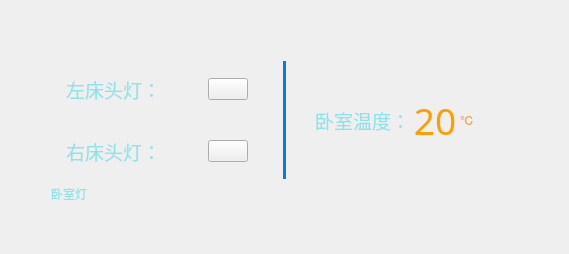
<?xml version="1.0" encoding="UTF-8"?>
<ui version="4.0">
 <class>BedRoomWidget</class>
 <widget class="QWidget" name="BedRoomWidget">
  <property name="geometry">
   <rect>
    <x>0</x>
    <y>0</y>
    <width>569</width>
    <height>254</height>
   </rect>
  </property>
  <property name="windowTitle">
   <string>Form</string>
  </property>
  <layout class="QVBoxLayout" name="verticalLayout_3">
   <item>
    <spacer name="verticalSpacer_2">
     <property name="orientation">
      <enum>Qt::Vertical</enum>
     </property>
     <property name="sizeType">
      <enum>QSizePolicy::Maximum</enum>
     </property>
     <property name="sizeHint" stdset="0">
      <size>
       <width>20</width>
       <height>50</height>
      </size>
     </property>
    </spacer>
   </item>
   <item>
    <layout class="QHBoxLayout" name="horizontalLayout_5">
     <item>
      <spacer name="horizontalSpacer">
       <property name="orientation">
        <enum>Qt::Horizontal</enum>
       </property>
       <property name="sizeType">
        <enum>QSizePolicy::Maximum</enum>
       </property>
       <property name="sizeHint" stdset="0">
        <size>
         <width>40</width>
         <height>20</height>
        </size>
       </property>
      </spacer>
     </item>
     <item>
      <layout class="QVBoxLayout" name="verticalLayout_2">
       <item>
        <layout class="QHBoxLayout" name="horizontalLayout_4">
         <property name="spacing">
          <number>20</number>
         </property>
         <item>
          <widget class="QWidget" name="widget_left" native="true">
           <property name="sizePolicy">
            <sizepolicy hsizetype="Preferred" vsizetype="Maximum">
             <horstretch>0</horstretch>
             <verstretch>0</verstretch>
            </sizepolicy>
           </property>
           <property name="maximumSize">
            <size>
             <width>16777215</width>
             <height>180</height>
            </size>
           </property>
           <layout class="QVBoxLayout" name="verticalLayout">
            <property name="spacing">
             <number>6</number>
            </property>
            <property name="margin">
             <number>0</number>
            </property>
            <item>
             <widget class="QWidget" name="widget_light_mid" native="true">
              <layout class="QHBoxLayout" name="horizontalLayout_2">
               <property name="leftMargin">
                <number>15</number>
               </property>
               <property name="rightMargin">
                <number>15</number>
               </property>
               <item>
                <widget class="QLabel" name="lab_light_top">
                 <property name="font">
                  <font>
                   <family>微软雅黑</family>
                   <pointsize>14</pointsize>
                   <weight>50</weight>
                   <italic>false</italic>
                   <bold>false</bold>
                  </font>
                 </property>
                 <property name="styleSheet">
                  <string notr="true">color: rgb(142, 227, 235);
font: 14pt &quot;微软雅黑&quot;;</string>
                 </property>
                 <property name="text">
                  <string>左床头灯：</string>
                 </property>
                </widget>
               </item>
               <item>
                <widget class="QLabel" name="label_light_top">
                 <property name="maximumSize">
                  <size>
                   <width>60</width>
                   <height>16777215</height>
                  </size>
                 </property>
                 <property name="text">
                  <string/>
                 </property>
                </widget>
               </item>
               <item>
                <spacer name="horizontalSpacer_2">
                 <property name="orientation">
                  <enum>Qt::Horizontal</enum>
                 </property>
                 <property name="sizeType">
                  <enum>QSizePolicy::Maximum</enum>
                 </property>
                 <property name="sizeHint" stdset="0">
                  <size>
                   <width>10</width>
                   <height>20</height>
                  </size>
                 </property>
                </spacer>
               </item>
               <item>
                <widget class="mySwitchButton" name="pbn_light_left">
                 <property name="text">
                  <string/>
                 </property>
                </widget>
               </item>
              </layout>
             </widget>
            </item>
            <item>
             <widget class="QWidget" name="widget_light_bottom" native="true">
              <layout class="QHBoxLayout" name="horizontalLayout_3">
               <property name="leftMargin">
                <number>15</number>
               </property>
               <property name="rightMargin">
                <number>15</number>
               </property>
               <item>
                <widget class="QLabel" name="lab_light_help">
                 <property name="font">
                  <font>
                   <family>微软雅黑</family>
                   <pointsize>14</pointsize>
                   <weight>50</weight>
                   <italic>false</italic>
                   <bold>false</bold>
                  </font>
                 </property>
                 <property name="styleSheet">
                  <string notr="true">color: rgb(142, 227, 235);
font: 14pt &quot;微软雅黑&quot;;</string>
                 </property>
                 <property name="text">
                  <string>右床头灯：</string>
                 </property>
                </widget>
               </item>
               <item>
                <widget class="QLabel" name="label_light_help">
                 <property name="maximumSize">
                  <size>
                   <width>60</width>
                   <height>16777215</height>
                  </size>
                 </property>
                 <property name="text">
                  <string/>
                 </property>
                </widget>
               </item>
               <item>
                <spacer name="horizontalSpacer_3">
                 <property name="orientation">
                  <enum>Qt::Horizontal</enum>
                 </property>
                 <property name="sizeType">
                  <enum>QSizePolicy::Maximum</enum>
                 </property>
                 <property name="sizeHint" stdset="0">
                  <size>
                   <width>10</width>
                   <height>20</height>
                  </size>
                 </property>
                </spacer>
               </item>
               <item>
                <widget class="mySwitchButton" name="pbn_light_right">
                 <property name="text">
                  <string/>
                 </property>
                </widget>
               </item>
              </layout>
             </widget>
            </item>
           </layout>
          </widget>
         </item>
         <item>
          <widget class="QLabel" name="label_dev">
           <property name="sizePolicy">
            <sizepolicy hsizetype="Maximum" vsizetype="Preferred">
             <horstretch>0</horstretch>
             <verstretch>0</verstretch>
            </sizepolicy>
           </property>
           <property name="maximumSize">
            <size>
             <width>3</width>
             <height>16777215</height>
            </size>
           </property>
           <property name="styleSheet">
            <string notr="true">background-color: rgb(7, 122, 229);</string>
           </property>
           <property name="text">
            <string/>
           </property>
          </widget>
         </item>
         <item>
          <widget class="QWidget" name="widget_right" native="true">
           <property name="sizePolicy">
            <sizepolicy hsizetype="Preferred" vsizetype="Maximum">
             <horstretch>0</horstretch>
             <verstretch>0</verstretch>
            </sizepolicy>
           </property>
           <property name="maximumSize">
            <size>
             <width>16777215</width>
             <height>180</height>
            </size>
           </property>
           <layout class="QHBoxLayout" name="horizontalLayout">
            <property name="spacing">
             <number>0</number>
            </property>
            <item>
             <widget class="QLabel" name="label">
              <property name="font">
               <font>
                <family>微软雅黑</family>
                <pointsize>14</pointsize>
                <weight>50</weight>
                <italic>false</italic>
                <bold>false</bold>
               </font>
              </property>
              <property name="styleSheet">
               <string notr="true">color: rgb(142, 227, 235);
font: 14pt &quot;微软雅黑&quot;;</string>
              </property>
              <property name="text">
               <string>卧室温度：</string>
              </property>
              <property name="alignment">
               <set>Qt::AlignCenter</set>
              </property>
             </widget>
            </item>
            <item>
             <widget class="QLabel" name="label_cur_temp">
              <property name="font">
               <font>
                <family>楷体</family>
                <pointsize>28</pointsize>
                <weight>50</weight>
                <italic>false</italic>
                <bold>false</bold>
               </font>
              </property>
              <property name="styleSheet">
               <string notr="true">color: rgb(255, 158, 0);
font: 28pt &quot;楷体&quot;;</string>
              </property>
              <property name="text">
               <string>20</string>
              </property>
              <property name="alignment">
               <set>Qt::AlignCenter</set>
              </property>
             </widget>
            </item>
            <item>
             <widget class="QLabel" name="label_2">
              <property name="styleSheet">
               <string notr="true">color: rgb(255, 158, 0);
font: 28pt &quot;楷体&quot;;</string>
              </property>
              <property name="text">
               <string>℃</string>
              </property>
             </widget>
            </item>
           </layout>
          </widget>
         </item>
        </layout>
       </item>
       <item>
        <widget class="QLabel" name="label_device">
         <property name="sizePolicy">
          <sizepolicy hsizetype="Preferred" vsizetype="Maximum">
           <horstretch>0</horstretch>
           <verstretch>0</verstretch>
          </sizepolicy>
         </property>
         <property name="styleSheet">
          <string notr="true">color: rgb(142, 227, 235);
font: 14pt &quot;微软雅黑&quot;;</string>
         </property>
         <property name="text">
          <string>卧室灯</string>
         </property>
         <property name="alignment">
          <set>Qt::AlignLeading|Qt::AlignLeft|Qt::AlignVCenter</set>
         </property>
        </widget>
       </item>
      </layout>
     </item>
     <item>
      <spacer name="horizontalSpacer_4">
       <property name="orientation">
        <enum>Qt::Horizontal</enum>
       </property>
       <property name="sizeType">
        <enum>QSizePolicy::Maximum</enum>
       </property>
       <property name="sizeHint" stdset="0">
        <size>
         <width>40</width>
         <height>20</height>
        </size>
       </property>
      </spacer>
     </item>
    </layout>
   </item>
   <item>
    <spacer name="verticalSpacer">
     <property name="orientation">
      <enum>Qt::Vertical</enum>
     </property>
     <property name="sizeType">
      <enum>QSizePolicy::Maximum</enum>
     </property>
     <property name="sizeHint" stdset="0">
      <size>
       <width>20</width>
       <height>40</height>
      </size>
     </property>
    </spacer>
   </item>
  </layout>
 </widget>
 <customwidgets>
  <customwidget>
   <class>mySwitchButton</class>
   <extends>QPushButton</extends>
   <header>myswitchbutton.h</header>
  </customwidget>
 </customwidgets>
 <resources/>
 <connections/>
</ui>
